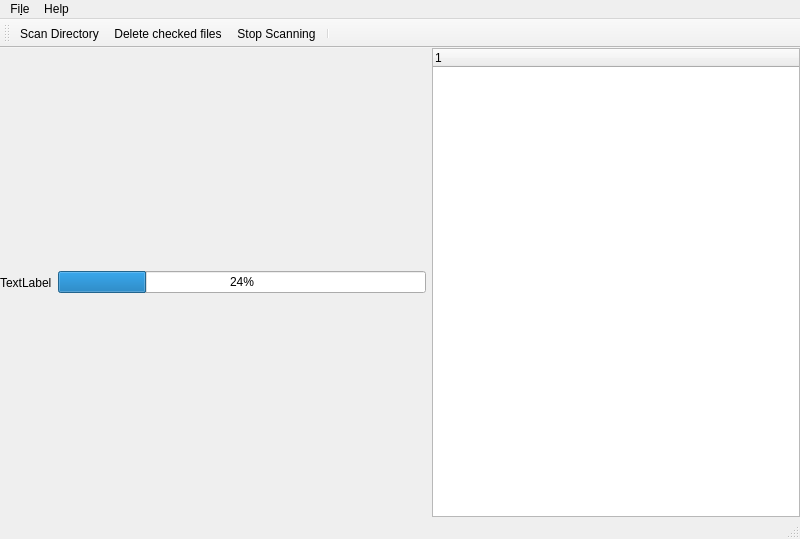
<?xml version="1.0" encoding="UTF-8"?>
<ui version="4.0">
 <class>MainWindow</class>
 <widget class="QMainWindow" name="MainWindow">
  <property name="geometry">
   <rect>
    <x>0</x>
    <y>0</y>
    <width>800</width>
    <height>539</height>
   </rect>
  </property>
  <property name="windowTitle">
   <string>MainWindow</string>
  </property>
  <widget class="QWidget" name="centralWidget">
   <layout class="QHBoxLayout" name="horizontalLayout">
    <property name="leftMargin">
     <number>0</number>
    </property>
    <property name="topMargin">
     <number>0</number>
    </property>
    <property name="rightMargin">
     <number>0</number>
    </property>
    <property name="bottomMargin">
     <number>0</number>
    </property>
    <item>
     <widget class="QLabel" name="label">
      <property name="text">
       <string>TextLabel</string>
      </property>
     </widget>
    </item>
    <item>
     <widget class="QProgressBar" name="progressBar">
      <property name="value">
       <number>24</number>
      </property>
     </widget>
    </item>
    <item>
     <widget class="tree_widget" name="treeWidget">
      <column>
       <property name="text">
        <string notr="true">1</string>
       </property>
      </column>
     </widget>
    </item>
   </layout>
  </widget>
  <widget class="QMenuBar" name="menuBar">
   <property name="geometry">
    <rect>
     <x>0</x>
     <y>0</y>
     <width>800</width>
     <height>22</height>
    </rect>
   </property>
   <widget class="QMenu" name="menuFile">
    <property name="title">
     <string>Fi&amp;le</string>
    </property>
    <addaction name="actionScan_Directory"/>
    <addaction name="separator"/>
    <addaction name="actionExit"/>
   </widget>
   <widget class="QMenu" name="menuHelp">
    <property name="title">
     <string>Help</string>
    </property>
    <addaction name="actionAbout"/>
   </widget>
   <addaction name="menuFile"/>
   <addaction name="menuHelp"/>
  </widget>
  <widget class="QToolBar" name="toolBar">
   <property name="windowTitle">
    <string>toolBar</string>
   </property>
   <attribute name="toolBarArea">
    <enum>TopToolBarArea</enum>
   </attribute>
   <attribute name="toolBarBreak">
    <bool>false</bool>
   </attribute>
   <addaction name="actionScan_Directory"/>
   <addaction name="actionOpenTree"/>
   <addaction name="actionStopScanning"/>
   <addaction name="separator"/>
  </widget>
  <widget class="status_bar" name="statusBar"/>
  <action name="actionScan_Directory">
   <property name="icon">
    <iconset>
     <normaloff>dir/editor-trash-delete-recycle-bin-glyph-128.png</normaloff>dir/editor-trash-delete-recycle-bin-glyph-128.png</iconset>
   </property>
   <property name="text">
    <string>&amp;Scan Directory...</string>
   </property>
  </action>
  <action name="actionExit">
   <property name="text">
    <string>&amp;Exit</string>
   </property>
  </action>
  <action name="actionAbout">
   <property name="text">
    <string>About</string>
   </property>
  </action>
  <action name="actionOpenTree">
   <property name="checkable">
    <bool>true</bool>
   </property>
   <property name="icon">
    <iconset>
     <normaloff>dir/Recycle_Bin_Empty.ico</normaloff>dir/Recycle_Bin_Empty.ico</iconset>
   </property>
   <property name="text">
    <string>Delete checked files</string>
   </property>
   <property name="toolTip">
    <string>Delete checked files?</string>
   </property>
   <property name="shortcut">
    <string>Ctrl+Shift+D</string>
   </property>
  </action>
  <action name="actionStopScanning">
   <property name="checkable">
    <bool>true</bool>
   </property>
   <property name="text">
    <string>Stop Scanning</string>
   </property>
   <property name="toolTip">
    <string>Stop Scanning</string>
   </property>
   <property name="shortcut">
    <string>Ctrl+C</string>
   </property>
  </action>
 </widget>
 <layoutdefault spacing="6" margin="11"/>
 <customwidgets>
  <customwidget>
   <class>tree_widget</class>
   <extends>QTreeWidget</extends>
   <header>treewidget.h</header>
  </customwidget>
  <customwidget>
   <class>status_bar</class>
   <extends>QStatusBar</extends>
   <header>statusbar.h</header>
  </customwidget>
 </customwidgets>
 <resources/>
 <connections/>
</ui>
